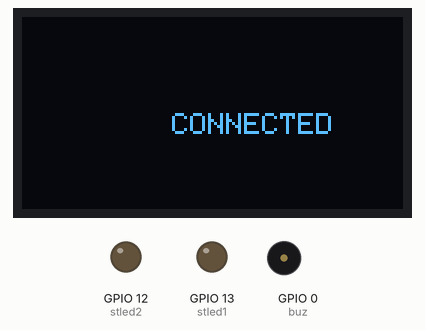
Simulated run of this sketch. Board: ESP8266 (NodeMCU). Shown: 127×64 one-colour display, output pins drawn as LEDs (lit = HIGH), buzzer (waves = sounding). WiFi joins after 1.5 s; servers stay silent unless stated; what the sketch prints to the serial monitor is not drawn.

Above: at 7.1 s.
Timing chart, 0 to 8.6 s (numbered marks = the images above):
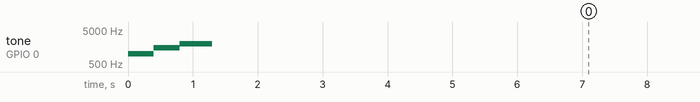

The sketch:

ETE_2020-01.ino
```cpp
#define BLYNK_PRINT Serial
#include <ESP8266WiFi.h>
#include <BlynkSimpleEsp8266.h>
#include <SPI.h>
#include <Wire.h>
#include <Adafruit_GFX.h>
#include <Adafruit_SSD1306.h>
#define SCREEN_WIDTH 127 // pixel ความกว้าง
#define SCREEN_HEIGHT 64 // pixel ความสูง
// กำหนดขาต่อ I2C กับจอ OLED
#define OLED_RESET -1 //ขา reset เป็น -1 ถ้าใช้ร่วมกับขา Arduino reset
Adafruit_SSD1306 OLED(SCREEN_WIDTH, SCREEN_HEIGHT, &Wire, OLED_RESET);
WidgetTerminal terminal(V30);
WidgetLED led1(V1);
WidgetLED led2(V2);
WidgetLED led3(V3);
void alarm1();
#define stled1 13
#define stled2 12
#define buz 0
int i = 0 ;
int t1 = 0;
char ssid[] = "aisfibre";
char pass[] = "s0897773889";
char auth[] = "doO0XK6TbclY6mCDwI3KWFq7ZdKuJHKf";
void setup() {
  Serial.begin(9600);
  pinMode(stled1, OUTPUT);
  pinMode(stled2, OUTPUT);
  pinMode(buz, OUTPUT);
  tone(buz, 1000, 500);
  delay(400);
  tone(buz, 1500, 500);
  delay(400);
  tone(buz, 2000, 500);
  delay(400);
  noTone(buz);
  Blynk.begin(auth, ssid, pass);
  digitalWrite(stled1, 0);
  digitalWrite(stled1, 0);
  delay(1000);
  if (!OLED.begin(SSD1306_SWITCHCAPVCC, 0x3C)) { // สั่งให้จอ OLED เริ่มทำงานที่ Address 0x3C
    Serial.println("SSD1306 allocation failed");
  } else {
    Serial.println("ArdinoAll OLED Start Work !!!");
  }
}
void loop() {
  if (Blynk.connected()) {
    Blynk.run();
 while (t1<3){
 t1++;
 terminal.println("Connect...");
 terminal.println("SSF");
  Blynk.notify("Connect...");
 Serial.println(t1);
 delay(1000);
    }
    OLED.clearDisplay(); // ลบภาพในหน้าจอทั้งหมด
    OLED.setTextColor(WHITE, BLACK);
    OLED.setCursor(50, 32);
    OLED.setTextSize(1);
    OLED.println("CONNECTED"); // แสดงผลข้อความ ALL
    OLED.display(); // สั่งให้จอแสดงผล
  }
  else{
 alarm1();
  OLED.clearDisplay(); // ลบภาพในหน้าจอทั้งหมด
  OLED.setTextColor(WHITE, BLACK);
  OLED.setCursor(0, 32);
  OLED.setTextSize(1);
  OLED.println("CONNECTING.."); // แสดงผลข้อความ ALL
  OLED.display(); // สั่งให้จอแสดงผล
}
}
void alarm1(){

  tone(buz, 1500, 500);
  delay(100);
  noTone(buz);
  i++;
   delay(100);
  if(i==10){
    i=0;
    delay(1000);
  }
}
```
